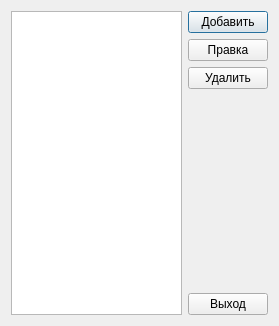
<?xml version="1.0" encoding="UTF-8"?>
<ui version="4.0">
 <class>VersionPODialog</class>
 <widget class="QDialog" name="VersionPODialog">
  <property name="geometry">
   <rect>
    <x>0</x>
    <y>0</y>
    <width>279</width>
    <height>326</height>
   </rect>
  </property>
  <property name="windowTitle">
   <string>Dialog</string>
  </property>
  <layout class="QGridLayout" name="gridLayout">
   <item row="0" column="0" rowspan="5">
    <widget class="QListView" name="listView">
     <property name="editTriggers">
      <set>QAbstractItemView::NoEditTriggers</set>
     </property>
     <property name="alternatingRowColors">
      <bool>true</bool>
     </property>
     <property name="selectionBehavior">
      <enum>QAbstractItemView::SelectRows</enum>
     </property>
    </widget>
   </item>
   <item row="0" column="1">
    <widget class="QPushButton" name="pbAdd">
     <property name="text">
      <string>Добавить</string>
     </property>
     <property name="shortcut">
      <string>Ins</string>
     </property>
    </widget>
   </item>
   <item row="1" column="1">
    <widget class="QPushButton" name="pbEdit">
     <property name="text">
      <string>Правка</string>
     </property>
     <property name="shortcut">
      <string>Ctrl+E</string>
     </property>
    </widget>
   </item>
   <item row="2" column="1">
    <widget class="QPushButton" name="pbDel">
     <property name="text">
      <string>Удалить</string>
     </property>
     <property name="shortcut">
      <string>Del</string>
     </property>
    </widget>
   </item>
   <item row="3" column="1">
    <spacer name="verticalSpacer">
     <property name="orientation">
      <enum>Qt::Vertical</enum>
     </property>
     <property name="sizeHint" stdset="0">
      <size>
       <width>20</width>
       <height>177</height>
      </size>
     </property>
    </spacer>
   </item>
   <item row="4" column="1">
    <widget class="QPushButton" name="pbExit">
     <property name="text">
      <string>Выход</string>
     </property>
    </widget>
   </item>
  </layout>
 </widget>
 <resources/>
 <connections/>
</ui>
